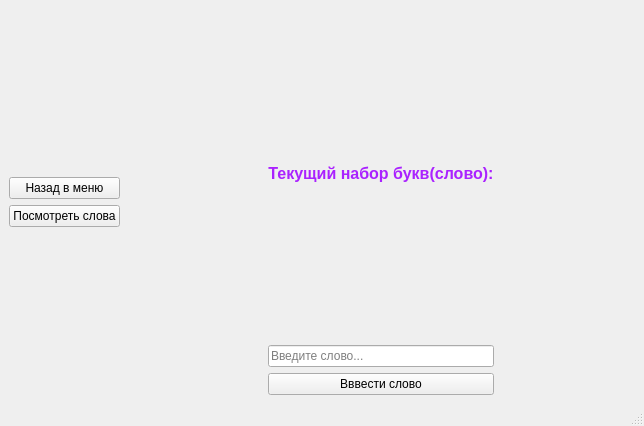
<?xml version="1.0" encoding="UTF-8"?>
<ui version="4.0">
 <class>GameWindow</class>
 <widget class="QMainWindow" name="GameWindow">
  <property name="geometry">
   <rect>
    <x>0</x>
    <y>0</y>
    <width>644</width>
    <height>426</height>
   </rect>
  </property>
  <property name="windowTitle">
   <string>Тут могла быть ваша реклама!</string>
  </property>
  <widget class="QWidget" name="centralwidget">
   <layout class="QGridLayout" name="gridLayout_2">
    <item row="0" column="0">
     <layout class="QVBoxLayout" name="controlButtonsLayout">
      <item>
       <spacer name="verticalSpacer">
        <property name="orientation">
         <enum>Qt::Vertical</enum>
        </property>
        <property name="sizeHint" stdset="0">
         <size>
          <width>20</width>
          <height>40</height>
         </size>
        </property>
       </spacer>
      </item>
      <item>
       <widget class="QPushButton" name="backButton">
        <property name="text">
         <string>Назад в меню</string>
        </property>
       </widget>
      </item>
      <item>
       <widget class="QPushButton" name="checkWords">
        <property name="text">
         <string>Посмотреть слова</string>
        </property>
       </widget>
      </item>
      <item>
       <spacer name="verticalSpacer_2">
        <property name="orientation">
         <enum>Qt::Vertical</enum>
        </property>
        <property name="sizeHint" stdset="0">
         <size>
          <width>20</width>
          <height>40</height>
         </size>
        </property>
       </spacer>
      </item>
     </layout>
    </item>
    <item row="0" column="1">
     <layout class="QGridLayout" name="contentLayout">
      <item row="0" column="2">
       <spacer name="horizontalSpacer_2">
        <property name="orientation">
         <enum>Qt::Horizontal</enum>
        </property>
        <property name="sizeHint" stdset="0">
         <size>
          <width>40</width>
          <height>20</height>
         </size>
        </property>
       </spacer>
      </item>
      <item row="1" column="1">
       <widget class="QLineEdit" name="lineEdit">
        <property name="placeholderText">
         <string notr="true">Введите слово...</string>
        </property>
       </widget>
      </item>
      <item row="0" column="1">
       <widget class="QLabel" name="label">
        <property name="sizePolicy">
         <sizepolicy hsizetype="MinimumExpanding" vsizetype="Preferred">
          <horstretch>0</horstretch>
          <verstretch>0</verstretch>
         </sizepolicy>
        </property>
        <property name="text">
         <string>&lt;html&gt;&lt;head/&gt;&lt;body&gt;&lt;p align=&quot;center&quot;&gt;&lt;span style=&quot; font-size:12pt; font-weight:600; color:#aa22ff;&quot;&gt;Текущий набор букв(слово):&lt;/span&gt;&lt;/p&gt;&lt;/body&gt;&lt;/html&gt;</string>
        </property>
       </widget>
      </item>
      <item row="0" column="0">
       <spacer name="horizontalSpacer">
        <property name="orientation">
         <enum>Qt::Horizontal</enum>
        </property>
        <property name="sizeHint" stdset="0">
         <size>
          <width>40</width>
          <height>20</height>
         </size>
        </property>
       </spacer>
      </item>
      <item row="2" column="1">
       <widget class="QPushButton" name="enterWordButton">
        <property name="text">
         <string>Вввести слово</string>
        </property>
       </widget>
      </item>
     </layout>
    </item>
   </layout>
  </widget>
  <widget class="QMenuBar" name="menubar">
   <property name="geometry">
    <rect>
     <x>0</x>
     <y>0</y>
     <width>644</width>
     <height>26</height>
    </rect>
   </property>
  </widget>
  <widget class="QStatusBar" name="statusbar"/>
 </widget>
 <resources/>
 <connections/>
</ui>
